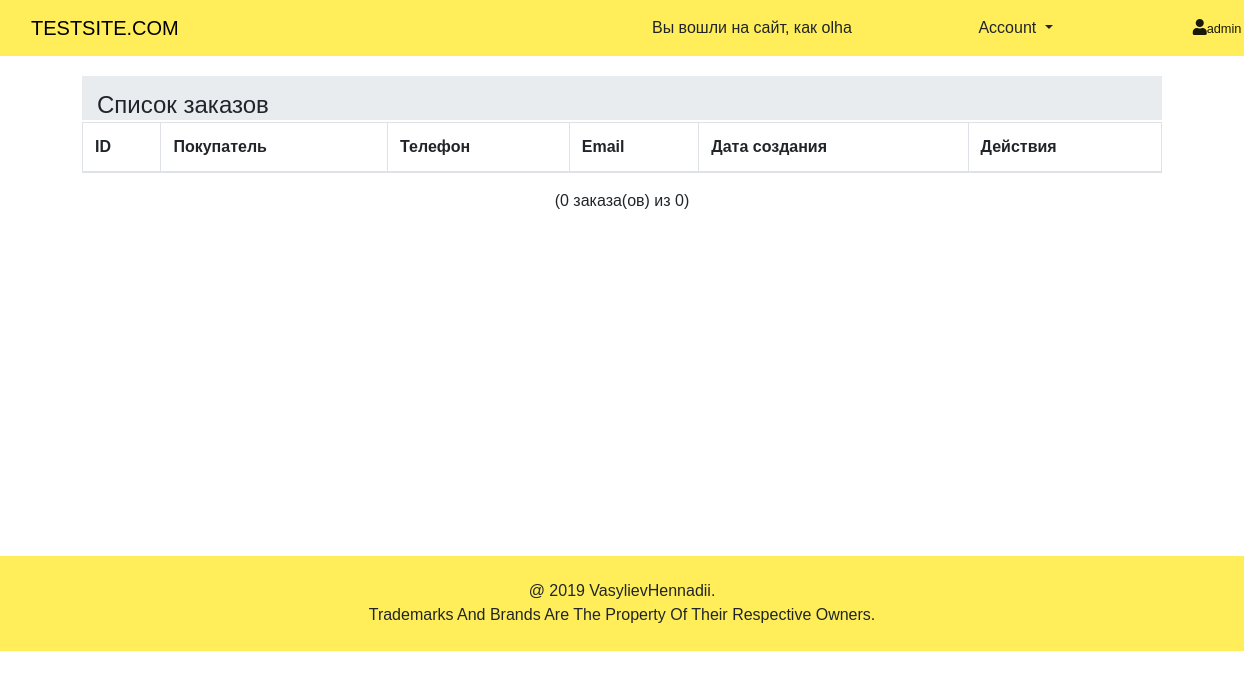
/index.php?route=admin (signed in), run on an earlier commit of the app's database.
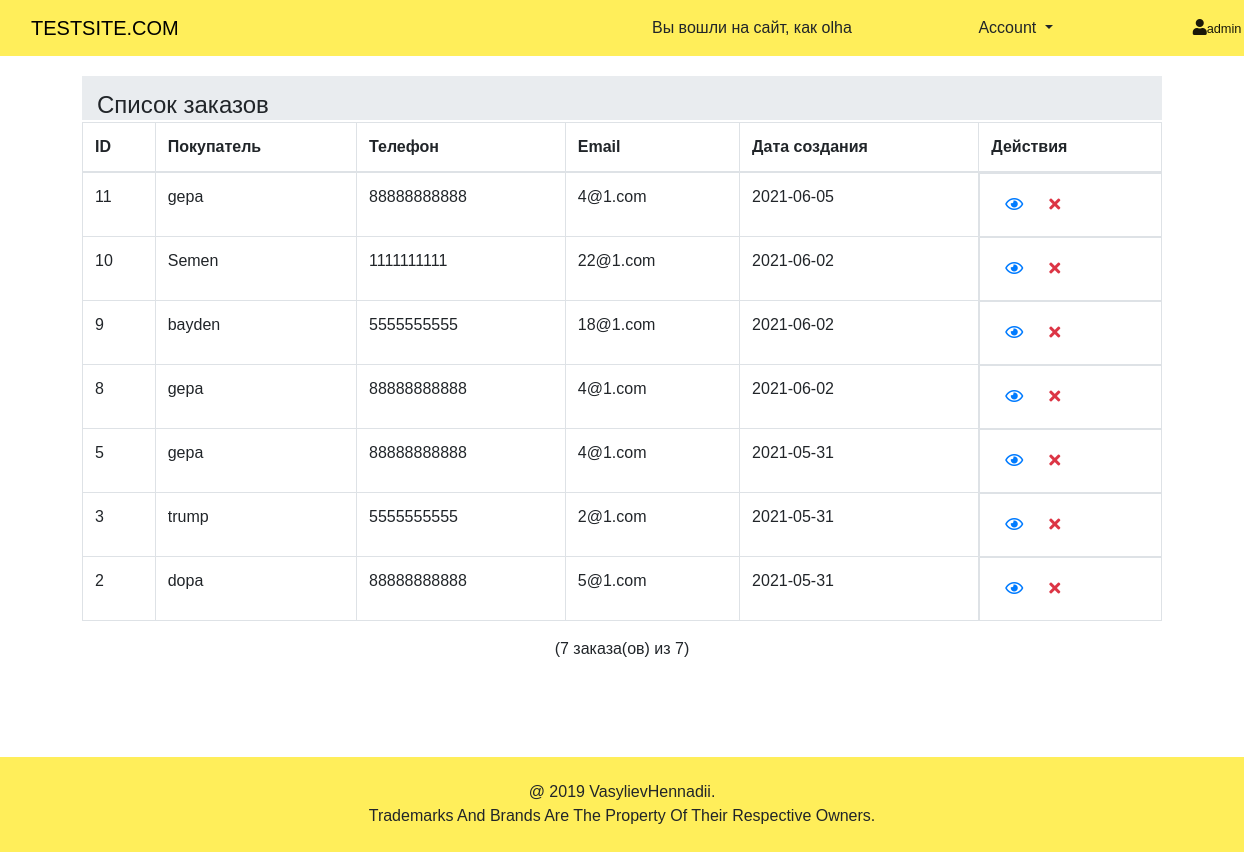
And on a later commit of the database.
### tables this page shows
CREATE TABLE `orders` (
  `order_id` int(11) NOT NULL,
  `user_id` int(11) NOT NULL,
  `data_create` date NOT NULL DEFAULT current_timestamp()
);

CREATE TABLE `users` (
  `user_id` int(11) NOT NULL,
  `user_name` varchar(255) NOT NULL,
  `user_email` varchar(255) NOT NULL,
  `user_tel` varchar(255) NOT NULL,
  `password` varchar(255) NOT NULL,
  `role` enum('user','admin') NOT NULL DEFAULT 'user'
);

### system/request.php (called while the page is built, shortened)
<?php
function getView($name, $data = ''){
    return require_once $_SERVER['DOCUMENT_ROOT'] . "/views/".$name.".php";
}
function getHeader($data = ''){
    return require_once $_SERVER['DOCUMENT_ROOT'] . "/controllers/header.php";
}
function getFooter($data = ''){
    return require_once $_SERVER['DOCUMENT_ROOT'] . "/controllers/footer.php";
}
function mylink($name, $id = ''){
    if(!empty($id)){
        return '/index.php?route='.$name.'&'.$name.'_id='.$id;
    } else{
        return '/index.php?route='.$name;
    }
}
?>

### controllers/header.php (called while the page is built)
<?php
getView('header');

### controllers/footer.php (called while the page is built)
<?php
getView('footer');

### views/admin.php (the view, shortened to what this page needs)
<?php getHeader($data);
    $orders = $data;
?>
<div class="container" style="padding: 50; min-height: 400px;">
    <div class="container" style="padding: 10; max-height: 100%;margin-top: 20px;">
        <section class="content-header" style="display: flex; justify-content: space-between; background-color: #e9ecef; padding: 0 10;">
            <h1>Список заказов</h1>
        </section>
        <section class="content" style="margin-top: 2px;">
            <div class="row">
                <div class="col-md-12">
                    <div class="box">
                        <div class="box-body">
                            <div class="table-responsive">
                                <table class="table table-bordered table-hover">
                                    <thead>
                                        <tr>
                                            <th>ID</th>
                                            <th>Покупатель</th>
                                            <th>Телефон</th>
                                            <th>Email</th>
                                            <th>Дата создания</th>
                                            <th>Действия</th>
                                        </tr>
                                    </thead>
                                    <tbody>
                                    <?php foreach($orders as $order): ?>
                                        <?php $class = $order['status'] ? 'success' : ''; ?>
                                        <tr class="<?=$class;?>">
                                            <td><?=$order['order_id'];?></td>
                                            <td><?=$order['user_name'];?></td>
                                            <td><?=$order['user_tel'];?></td>
                                            <td><?=$order['user_email'];?></td>
                                            <td><?=$order['data_create'];?></td>
                                            <td style="display: flex;">
                                                <form action="<?= mylink('view', $order['order_id']);?>" method="post" style="margin: 0;">
                                                    <button class="btn" name="order_view" id="<?=$order['order_id'];?>" value="<?=$order['data_create'];?>">
                                                        <a href="<?= mylink('view');?>"><i class="far fa-eye"></i></a>
                                                    </button>
                                                </form>
                                                <form action="<?= mylink('delete', $order['order_id']);?>" method="post" style="margin: 0;">
                                                    <button class="btn" name="order_delete" id="<?=$order['order_id'];?>" value="<?=$order['data_create'];?>">
                                                        <a href="<?= mylink('delete');?>"><i class="fas fa-times text-danger"></i></a>
                                                    </button>
                                                </form>
                                            </td>
                                        </tr>
                                    <?php endforeach; ?>
                                    </tbody>
                                </table>
                            </div>
                            <div class="text-center">
                                <p>(<?=count($orders);?> заказа(ов) из <?=count($orders);?>)</p>
                            </div>
                        </div>
                    </div>
                </div>
            </div>
        </section>
    </div>
</div>
<?php getFooter();?>

### index.php (shortened to what this page needs)
<?php
if(!empty($_GET['route'])){
    $filename = $_SERVER['DOCUMENT_ROOT'] . "/controllers/" . $_GET['route'] . ".php";
}
require_once $_SERVER['DOCUMENT_ROOT'] . "/system/request.php";
if($_SERVER['REQUEST_URI'] == '/'){
    require_once $_SERVER['DOCUMENT_ROOT'] . "/controllers/home.php";
} elseif(!empty($filename) && file_exists($filename)){
    require_once $filename;
} else{
    require_once $_SERVER['DOCUMENT_ROOT'] . "/controllers/404.php";
}
?>

### controllers/admin.php
<?php
if($_SESSION['role'] === 'admin'){
    $sql_z = "SELECT * FROM orders ord LEFT JOIN users u ON (ord.user_id=u.user_id) ORDER BY order_id DESC";
    $check_zal = mysqli_query($connect, $sql_z);
    $order = [];
    while($ress = mysqli_fetch_assoc($check_zal)){
        $order[$ress['order_id']] = $ress;
    };
    $data = $order;
    getView('admin', $data);
}else{
    getView('author');
}
?>

### views/header.php (shortened to what this page needs)
<!DOCTYPE html>
<html lang="ua">
<head>
    <link rel="stylesheet" href="/views/css/normalize.css">
    <link rel="stylesheet" href="/views/css/bootstrap.css">
    <link rel="stylesheet" href="/views/css/style.css">
    <link rel="stylesheet" href="/views/style/style.css">
    <link rel="stylesheet" href="https://use.fontawesome.com/releases/v5.8.1/css/all.css">
</head>
<body>
    <header>
        <nav class="navbar navbar-expand-md navbar-light bg-light">
            <div class="col-md-6 top-header-left">
                <a class="navbar-brand" href="/">TESTSITE.COM</a>
            </div>
            <div class="col-md-6 ">
                <div class="collapse navbar-collapse " id="navbarText">
                    <div class="d-flex justyfi-content-center align-items-center">
                        <div class="order col-md-8">
                            <?php if(empty($_SESSION['login'])): ?>
                                <span class="order-number">Вы вошли на сайт, как гость</span>
                            <?php else:?>
                                <span class="order-number">Вы вошли на сайт, как <?=$_SESSION['login'];?></span>
                            <?php endif;?>
                        </div>
                        <div class="col-md-6" style="text-align: center; cursor: pointer;">
                            <a class="dropdown-toggle" data-toggle="dropdown" aria-expanded="false">Account <span class="caret"></span></a>
                        </div>
                        <div class="col-md-4 navbar-text" style="text-align: end;">
                            <?php if($_SESSION['role'] && $_SESSION['role'] === 'admin'): ?>
                                <a href='<?= mylink('admin'); ?>'><i class="fa fa-user" aria-hidden="true"></i><span><small>admin</small></span></a>
                            <?php else: ?>
                               <a href="<?=mylink('cart');?>"><i class="fas fa-shopping-cart"></i></a>
                            <?php endif;?>
                        </div>
                    </div>
                </div>
            </div>
        </nav>
    </header>

### views/footer.php
    <footer>
        <div class="navbar navbar-expand-md navbar-light bg-light" style="background-color: #ffee5a !important; margin-top: 80px">
            <div class="collapse navbar-collapse" id="navbarText">
            <div class="container" style="text-align: center; margin-top: 15px;">
              <p>@ 2019 VasylievHennadii.<br> Trademarks And Brands Are The Property Of Their Respective Owners.</p>
            </div>
            </div>
        </div>
    </footer>
</body>
</html>

### views/css/style.css (style rules this page uses)
* { font-family: Arial, Helvetica, sans-serif; box-sizing: border-box; }
.navbar-brand, .nav-item, .navbar-text { color: black !important; }
header .bg-light { background-color: #ffee5a !important; }
footer .bg-light { background-color: #ffee5a !important; }
article, aside, details, figcaption, figure, footer, header, hgroup, main, menu, nav, section, summary { display: block; }
.content-header { position: relative; padding: 15px 15px 0 15px; }
.content-header>h1 { margin: 0; font-size: 24px; }
.fa { display: inline-block; font: normal normal normal 14px/1 FontAwesome; font-size: inherit; text-rendering: auto; -webkit-font-smoothing: antialiased; -moz-osx-font-smoothing: grayscale; }

### views/style/style.css (style rules this page uses)
* { -webkit-box-sizing: border-box; box-sizing: border-box; }
body { padding: 0; margin: 0; }

What changed in the data, as far as the page shows it:
added orders: order_id "11", user.user_name "gepa", user.user_tel "88888888888", user.user_email "4@1.com", data_create "2021-06-05"
added orders: order_id "10", user.user_name "Semen", user.user_tel "1111111111", user.user_email "22@1.com", data_create "2021-06-02"
added orders: order_id "9", user.user_name "bayden", user.user_tel "5555555555", user.user_email "18@1.com", data_create "2021-06-02"
added orders: order_id "8", user.user_name "gepa", user.user_tel "88888888888", user.user_email "4@1.com", data_create "2021-06-02"
added orders: order_id "5", user.user_name "gepa", user.user_tel "88888888888", user.user_email "4@1.com", data_create "2021-05-31"
added orders: order_id "3", user.user_name "trump", user.user_tel "5555555555", user.user_email "2@1.com", data_create "2021-05-31"
added orders: order_id "2", user.user_name "dopa", user.user_tel "88888888888", user.user_email "5@1.com", data_create "2021-05-31"
Also different on the page:
count($orders): "0" → "7"
